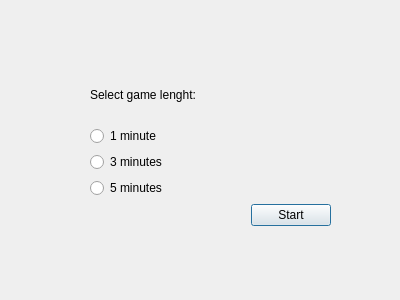
<?xml version="1.0" encoding="UTF-8"?>
<ui version="4.0">
 <class>OpeningDialog</class>
 <widget class="QDialog" name="OpeningDialog">
  <property name="geometry">
   <rect>
    <x>0</x>
    <y>0</y>
    <width>400</width>
    <height>300</height>
   </rect>
  </property>
  <property name="windowTitle">
   <string>Dialog</string>
  </property>
  <widget class="QWidget" name="verticalLayoutWidget_2">
   <property name="geometry">
    <rect>
     <x>90</x>
     <y>70</y>
     <width>241</width>
     <height>156</height>
    </rect>
   </property>
   <layout class="QVBoxLayout" name="verticalLayout_2">
    <item>
     <layout class="QVBoxLayout" name="verticalLayout">
      <item>
       <widget class="QLabel" name="label">
        <property name="text">
         <string>Select game lenght:</string>
        </property>
       </widget>
      </item>
      <item>
       <widget class="QRadioButton" name="radioButton1">
        <property name="text">
         <string>1 minute</string>
        </property>
       </widget>
      </item>
      <item>
       <widget class="QRadioButton" name="radioButton5">
        <property name="text">
         <string>3 minutes</string>
        </property>
       </widget>
      </item>
      <item>
       <widget class="QRadioButton" name="radioButton3">
        <property name="text">
         <string>5 minutes</string>
        </property>
       </widget>
      </item>
      <item>
       <layout class="QHBoxLayout" name="horizontalLayout">
        <item>
         <spacer name="horizontalSpacer">
          <property name="orientation">
           <enum>Qt::Horizontal</enum>
          </property>
          <property name="sizeHint" stdset="0">
           <size>
            <width>40</width>
            <height>20</height>
           </size>
          </property>
         </spacer>
        </item>
        <item>
         <widget class="QPushButton" name="startButton">
          <property name="text">
           <string>Start</string>
          </property>
         </widget>
        </item>
       </layout>
      </item>
     </layout>
    </item>
   </layout>
  </widget>
 </widget>
 <resources/>
 <connections/>
</ui>
